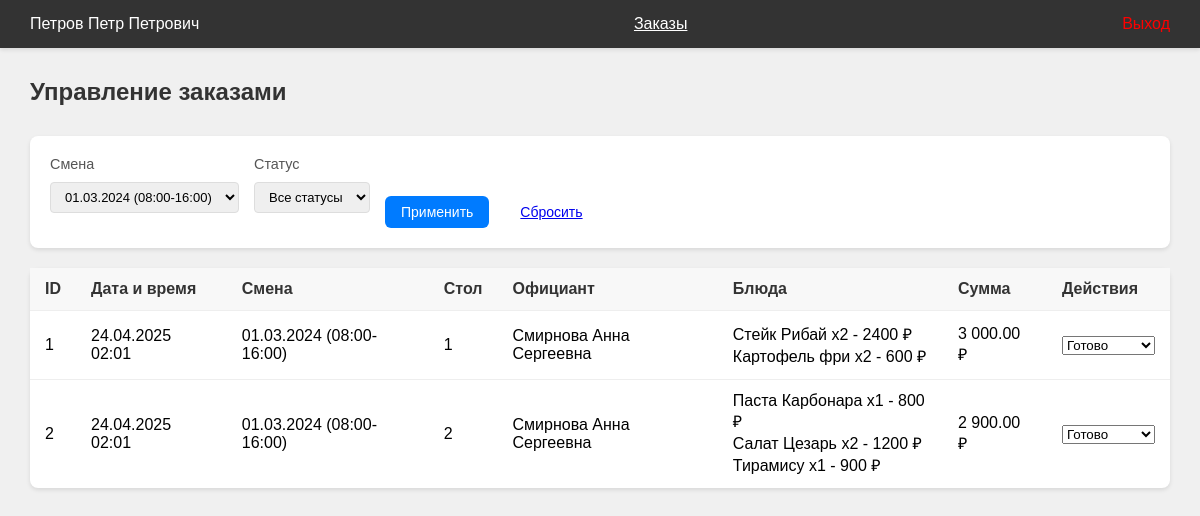
The page /chef/orders.php?shift_id=1 (signed in) on the database its author committed.
### tables this page shows
CREATE TABLE `orders` (
  `order_id` int(11) NOT NULL,
  `table_number` int(11) NOT NULL,
  `waiter_id` int(11) NOT NULL,
  `shift_id` int(11) NOT NULL,
  `status` enum('создан','в процессе','готов','оплачен','закрыт') NOT NULL DEFAULT 'создан',
  `total_amount` decimal(10,2) NOT NULL DEFAULT 0.00,
  `created_at` timestamp NOT NULL DEFAULT current_timestamp(),
  `updated_at` timestamp NOT NULL DEFAULT current_timestamp() ON UPDATE current_timestamp()
);

### api/chef_orders/ChefOrdersSearch.php (called while the page is built, shortened)
<?php
function ChefOrdersSearch($params, $db) {
    $search = isset($params['search']) ? $params['search'] : '';
    $sort = isset($params['sort']) ? $params['sort'] : '';
    $shift_id = isset($params['shift_id']) ? $params['shift_id'] : '';
    $status = isset($params['status']) ? $params['status'] : '';
    $sql = "SELECT o.order_id, o.table_number, o.status as order_status, o.created_at,
                   oi.item_id, oi.dish_name, oi.quantity, oi.price, oi.status as item_status,
                   u.full_name as waiter_name,
                   s.shift_date, s.start_time, s.end_time
            FROM orders o
            JOIN order_items oi ON o.order_id = oi.order_id
            JOIN users u ON o.waiter_id = u.user_id
            JOIN shifts s ON o.shift_id = s.shift_id";
    $where = ["oi.chef_id = :chef_id"];
    $queryParams = [':chef_id' => $_SESSION['user_id']];
    if ($shift_id) {
        $where[] = "o.shift_id = :shift_id";
        $queryParams[':shift_id'] = $shift_id;
    }
    if (!empty($where)) {
        $sql .= " WHERE " . implode(" AND ", $where);
    }
    if ($sort) {
        $sql .= " ORDER BY o.created_at $sort";
    } else {
        $sql .= " ORDER BY o.created_at DESC";
    }
    $stmt = $db->prepare($sql);
    $stmt->execute($queryParams);
    $orders = $stmt->fetchAll();
    $groupedOrders = [];
    foreach ($orders as $order) {
        $orderId = $order['order_id'];
        if (!isset($groupedOrders[$orderId])) {
            $groupedOrders[$orderId] = [
                'order_id' => $order['order_id'],
                'created_at' => $order['created_at'],
                'shift_date' => $order['shift_date'],
                'start_time' => $order['start_time'],
                'end_time' => $order['end_time'],
                'table_number' => $order['table_number'],
                'waiter_name' => $order['waiter_name'],
                'items' => [],
                'total_amount' => 0
            ];
        }
        $item = [
            'item_id' => $order['item_id'],
            'dish_name' => $order['dish_name'],
            'quantity' => $order['quantity'],
            'price' => $order['price'],
            'status' => $order['item_status']
        ];
        $groupedOrders[$orderId]['items'][] = $item;
        $groupedOrders[$orderId]['total_amount'] += $order['price'] * $order['quantity'];
    }
    return array_values($groupedOrders);
}

### chef/orders.php (the view, shortened to what this page needs)
<?php
require_once '../api/DB.php';
require_once '../api/chef_orders/ChefOrdersSearch.php';
require_once '../api/chef_orders/OutputChefOrders.php';
$search = isset($_GET['search']) ? $_GET['search'] : '';
$sort = isset($_GET['sort']) ? $_GET['sort'] : '';
$shift_id = isset($_GET['shift_id']) ? $_GET['shift_id'] : '';
$status = isset($_GET['status']) ? $_GET['status'] : '';
$params = [
    'search' => $search,
    'sort' => $sort,
    'shift_id' => $shift_id,
    'status' => $status
];
$orders = ChefOrdersSearch($params, $db);
?>
<!DOCTYPE html>
<html lang="ru">
<head>
    <link rel="stylesheet" href="../styles/admin.css">
</head>
<body>
    <header class="header">
        <div class="header-left">
            <span class="user-name"><?php echo $_SESSION['full_name']; ?></span>
        </div>
        <nav class="header-center">
            <a href="orders.php" class="nav-link active">Заказы</a>
        </nav>
        <div class="header-right">
            <a href="#" onclick="logout(); return false;" class="logout-btn">Выход</a>
        </div>
    </header>
    <div class="main-content">
        <div class="page-header">
            <h1 class="page-title">Управление заказами</h1>
        </div>
        <div class="filter-section">
            <form class="filter-form" method="GET">
                <div class="form-group">
                    <label>Смена</label>
                    <select class="form-control" name="shift_id">
                        <?php
                        $shifts = $db->query("SELECT * FROM shifts ORDER BY shift_date DESC, start_time DESC")->fetchAll();
                        foreach($shifts as $shift) {
                            $selected = (isset($_GET['shift_id']) && $_GET['shift_id'] == $shift['shift_id']) ? 'selected' : '';
                            $date = date('d.m.Y', strtotime($shift['shift_date']));
                            $time = date('H:i', strtotime($shift['start_time'])) . '-' . date('H:i', strtotime($shift['end_time']));
                            echo "<option value='{$shift['shift_id']}' $selected>$date ($time)</option>";
                        }
                        ?>
                    </select>
                </div>
                <div class="form-group">
                    <label>Статус</label>
                    <select class="form-control" name="status">
                        <option value="">Все статусы</option>
                    </select>
                </div>
                <button type="submit" class="btn btn-primary">Применить</button>
                <a href="orders.php" class="btn btn-secondary">Сбросить</a>
            </form>
        </div>
        <table class="data-table">
            <thead>
                <tr>
                    <th>ID</th>
                    <th>Дата и время</th>
                    <th>Смена</th>
                    <th>Стол</th>
                    <th>Официант</th>
                    <th>Блюда</th>
                    <th>Сумма</th>
                    <th>Действия</th>
                </tr>
            </thead>
            <tbody>
                <?php OutputChefOrders($orders); ?>
            </tbody>
        </table>
    </div>
</body>
</html>

### api/chef_orders/OutputChefOrders.php (shortened to what this page needs)
<?php
function OutputChefOrders($orders) {
    foreach ($orders as $order) {
        $date = date('d.m.Y H:i', strtotime($order['created_at']));
        $shift = date('d.m.Y', strtotime($order['shift_date'])) . ' (' .
                date('H:i', strtotime($order['start_time'])) . '-' .
                date('H:i', strtotime($order['end_time'])) . ')';
        $itemsList = '';
        foreach ($order['items'] as $item) {
            $statusClass = '';
            switch ($item['status']) {
                case 'готово':
                    $statusClass = 'status-ready';
                    break;
            }
            $itemsList .= '<div class="order-item ' . $statusClass . '">';
            $itemsList .= htmlspecialchars($item['dish_name'] . ' x' . $item['quantity']);
            $itemsList .= ' - ' . htmlspecialchars($item['price'] * $item['quantity'] . ' ₽');
            $itemsList .= '</div>';
        }
        $allReady = true;
        $allWaiting = true;
        foreach ($order['items'] as $item) {
            if ($item['status'] != 'ожидает') {
                $allWaiting = false;
            }
        }
        $orderStatus = $allReady ? 'готово' : ($allWaiting ? 'ожидает' : 'в процессе');
        echo '<tr>';
        echo '<td>' . htmlspecialchars($order['order_id']) . '</td>';
        echo '<td>' . htmlspecialchars($date) . '</td>';
        echo '<td>' . htmlspecialchars($shift) . '</td>';
        echo '<td>' . htmlspecialchars($order['table_number']) . '</td>';
        echo '<td>' . htmlspecialchars($order['waiter_name']) . '</td>';
        echo '<td>' . $itemsList . '</td>';
        echo '<td>' . htmlspecialchars(number_format($order['total_amount'], 2, '.', ' ') . ' ₽') . '</td>';
        echo '<td>';
        echo '<select class="status-select" onchange="updateOrderStatus(' . $order['order_id'] . ', this.value)">';
        echo '<option value="готово" ' . ($orderStatus == 'готово' ? 'selected' : '') . '>Готово</option>';
        echo '</select>';
        echo '</td>';
        echo '</tr>';
    }
}
?>

### styles/admin.css (style rules this page uses)
* { margin: 0; padding: 0; box-sizing: border-box; font-family: Arial, sans-serif; }
body { min-height: 100vh; background-color: #f0f0f0; }
.header { background-color: #333; color: white; padding: 15px 30px; display: flex; justify-content: space-between; align-items: center; box-shadow: 0 2px 4px rgba(0, 0, 0, 0.1); }
.header-left { display: flex; align-items: center; }
.user-name { font-size: 16px; color: white; }
.header-center { display: flex; gap: 20px; }
.nav-link { color: white; text-decoration: none; }
.nav-link.active { text-decoration: underline; }
.header-right { display: flex; align-items: center; }
.logout-btn { color: red; text-decoration: none; }
.main-content { padding: 30px; margin: 0 auto; max-width: 1200px; }
.page-header { display: flex; justify-content: space-between; align-items: center; margin-bottom: 30px; }
.page-title { font-size: 24px; color: #333; }
.data-table { width: 100%; background-color: white; border-radius: 8px; box-shadow: 0 2px 4px rgba(0, 0, 0, 0.1); border-collapse: collapse; margin-bottom: 20px; }
.data-table th, .data-table td { padding: 12px 15px; text-align: left; border-bottom: 1px solid #eee; }
.data-table th { background-color: #f8f8f8; font-weight: 600; color: #333; }
.data-table tr:last-child td { border-bottom: none; }
.btn { padding: 8px 16px; border-radius: 6px; border: none; cursor: pointer; font-size: 14px; transition: all 0.3s; }
.btn-primary { background-color: #007bff; color: white; }
.form-group { margin-bottom: 15px; }
.form-group label { display: block; margin-bottom: 5px; color: #333; }
.form-control { width: 100%; padding: 8px 12px; border: 1px solid #ddd; border-radius: 4px; font-size: 14px; }
.filter-section { background-color: white; padding: 20px; border-radius: 8px; margin-bottom: 20px; box-shadow: 0 2px 4px rgba(0, 0, 0, 0.1); }
.filter-form { display: flex; gap: 15px; align-items: flex-end; }
.form-group { display: flex; flex-direction: column; gap: 5px; }
.form-group label { font-weight: 500; color: #555; font-size: 0.9em; }
.form-control { padding: 6px 10px; border: 1px solid #ddd; border-radius: 4px; font-size: 13px; }

### rows shown on the page
orders: value "Стейк Рибай x2 - 2400 ₽", value "Картофель фри x2 - 600 ₽"
orders: value "Паста Карбонара x1 - 800 ₽", value "Салат Цезарь x2 - 1200 ₽", value "Тирамису x1 - 900 ₽"

### other values the page prints
$_SESSION['full_name'] "Петров Петр Петрович"
$order['order_id'] "1"
$date "24.04.2025 02:01"
$shift "01.03.2024 (08:00-16:00)"
$order['table_number'] "1"
$order['waiter_name'] "Смирнова Анна Сергеевна"
number_format($order['total_amount'], 2, '.', ' ') . ' ₽' "3 000.00 ₽"
$order['order_id'] "2"
$order['table_number'] "2"
number_format($order['total_amount'], 2, '.', ' ') . ' ₽' "2 900.00 ₽"
form field shift_id "01.03.2024 (08:00-16:00)"
